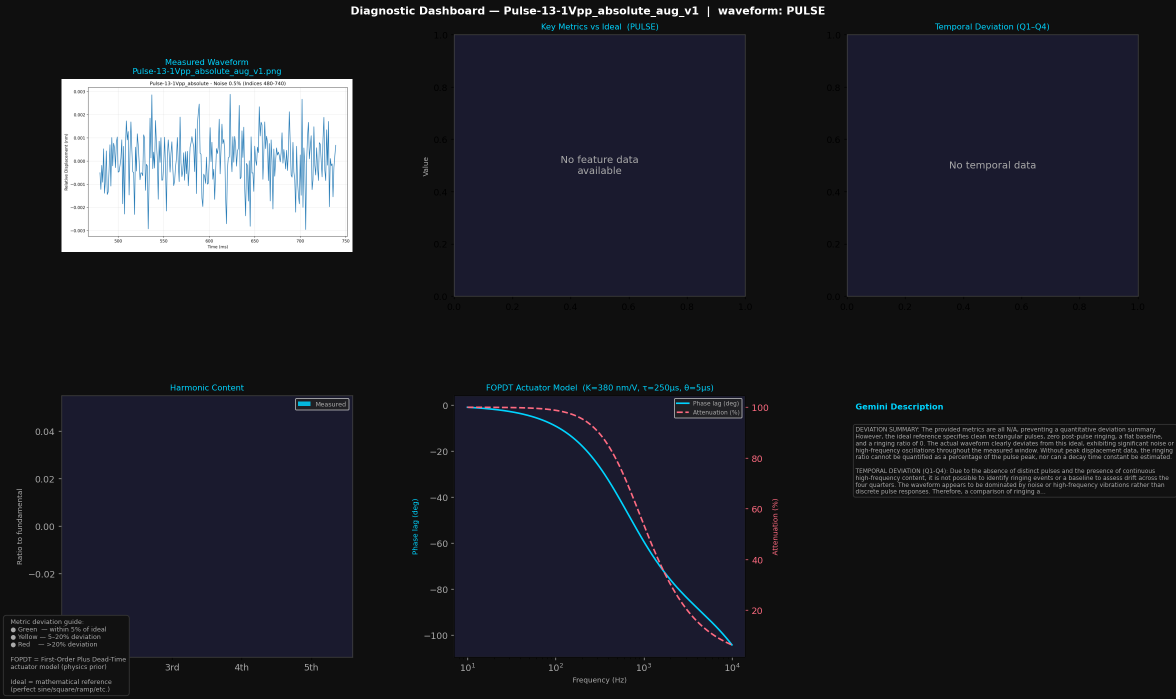
#> input picture Mamballm2/diagnostic_Pulse-13-1Vpp_absolute_aug_v1.png, 2351 x 1398 px (shown at 1/2 size); its folder holds only this picture in this run
$ python visualize_sample.py --image diagnostic_Pulse-13-1Vpp_absolute_aug_v1.png
#> lines starting #> are read from the running program, lines starting #| are printed output that depends on the picture
"""
visualize_sample.py
===================
Diagnostic dashboard for one waveform sample.
Shows the PNG image alongside a visual breakdown of every feature metric
and how it deviates from the mathematical ideal.

Usage:
    python visualize_sample.py
    python visualize_sample.py --image ../vit_mamba/data/train/sine/sine-100Hz-10_absolute_aug_v3.png
    python visualize_sample.py --waveform square --index 0
"""

import argparse
import json
import re
from pathlib import Path

import matplotlib.pyplot as plt
import matplotlib.gridspec as gridspec
import matplotlib.image as mpimg
import numpy as np
import pandas as pd


FEATURES_CSV = "../../Desktop/mamballm/features_v3.csv"


# ── Ideal reference values per waveform ───────────────────────────────────────
#   (value, unit, label)
IDEALS = {
    "sine": [
        ("thd_pct",              0.0,   "%",      "THD"),
        ("sine_residual_pct",    0.0,   "%",      "Sine-fit residual"),
        ("crest_factor",         1.414, "",       "Crest factor"),
        ("harmonic_ratio_2",     0.0,   "",       "2nd harmonic / fund."),
        ("harmonic_ratio_3",     0.0,   "",       "3rd harmonic / fund."),
        ("hysteresis_nm",        0.0,   "nm",     "Hysteresis (pos/neg)"),
        ("half_cycle_asymmetry", 0.0,   "",       "Half-cycle asymmetry"),
    ],
    "square": [
        ("thd_pct",              0.0,   "%",      "THD"),
        ("square_duty_cycle",    0.5,   "",       "Duty cycle"),
        ("square_edge_sharpness",1.0,   "",       "Edge sharpness"),
        ("odd_even_harmonic_ratio", 10.0, "",     "Odd/even harmonic ratio"),
        ("harmonic_ratio_3",     0.333, "",       "3rd harmonic / fund."),
        ("crest_factor",         1.0,   "",       "Crest factor"),
    ],
    "noise": [
        ("spectral_flatness",    1.0,   "",       "Spectral flatness"),
        ("kurtosis",             3.0,   "",       "Kurtosis (Gaussian=3)"),
        ("noise_gaussianity_err",0.0,   "",       "Gaussianity error"),
        ("noise_autocorr_lag1",  0.0,   "",       "Autocorr lag-1"),
        ("crest_factor",         3.5,   "",       "Crest factor"),
        ("spectral_entropy",     None,  "",       "Spectral entropy (higher=better)"),
    ],
    "ramp": [
        ("ramp_rise_linearity",  1.0,   "",       "Rise linearity"),
        ("ramp_fall_linearity",  1.0,   "",       "Fall linearity"),
        ("ramp_asymmetry",       0.0,   "",       "Rise/fall asymmetry"),
        ("thd_pct",              0.0,   "%",      "THD"),
        ("harmonic_ratio_2",     0.5,   "",       "2nd harmonic / fund."),
        ("harmonic_ratio_3",     0.333, "",       "3rd harmonic / fund."),
    ],
    "pulse": [
        ("pulse_ringing_ratio",  0.0,   "",       "Post-pulse ringing ratio"),
        ("pulse_duty_cycle",     None,  "",       "Pulse duty cycle"),
        ("pulse_crest_factor",   None,  "",       "Pulse crest factor"),
        ("kurtosis",             None,  "",       "Kurtosis"),
        ("spectral_entropy",     None,  "",       "Spectral entropy"),
    ],
}

QUARTER_KEYS = [
    ("q1_peak_nm", "q1_mean_nm", "Q1\n480-545ms"),
    ("q2_peak_nm", "q2_mean_nm", "Q2\n545-610ms"),
    ("q3_peak_nm", "q3_mean_nm", "Q3\n610-675ms"),
    ("q4_peak_nm", "q4_mean_nm", "Q4\n675-740ms"),
]


# ── Feature matching ──────────────────────────────────────────────────────────

def _clean_stem(stem: str) -> str:
    s = stem.lower()
    s = re.sub(r'_aug_v\d+$', '', s)
    s = re.sub(r'_orig$', '', s)
    # handle double-frequency prefix (e.g. square_100hz_100hz_8 -> square_100hz_8)
    s = re.sub(r'(\d+hz)[_-]\1', r'\1', s)
    # normalize separators
    s = s.replace('_', '-')
    return s


def load_features(features_csv: str) -> dict:
#> called with features_csv = '../../Desktop/mamballm/features_v3.csv'
    df = pd.read_csv(features_csv)
#> (reads mamballm/features_v3.csv from the repository)
    index = {}
    for _, row in df.iterrows():
        key = _clean_stem(Path(row["filename"]).stem)
        index[key] = row.to_dict()
    return index


def find_features(png_path: str, feat_index: dict):
    key = _clean_stem(Path(png_path).stem)
    return feat_index.get(key)


# ── Detect waveform from path ─────────────────────────────────────────────────

def detect_waveform(png_path: str) -> str:
    parts = Path(png_path).parts
    for part in parts:
        if part.lower() in ("sine", "square", "noise", "ramp", "pulse"):
            return part.lower()
    stem = Path(png_path).stem.lower()
    for w in ("sine", "square", "noise", "ramp", "pulse"):
        if w in stem:
            return w
    return "sine"


# ── Plot ──────────────────────────────────────────────────────────────────────

def plot_dashboard(png_path: str, feat_row: dict | None, waveform: str, description: str | None = None):
#> called with waveform = 'pulse'
    fig = plt.figure(figsize=(18, 11))
    fig.patch.set_facecolor("#0f0f0f")

    gs = gridspec.GridSpec(
        2, 3,
        figure=fig,
        hspace=0.38, wspace=0.35,
        left=0.05, right=0.97, top=0.93, bottom=0.06,
    )

    ax_img    = fig.add_subplot(gs[0, 0])
    ax_dev    = fig.add_subplot(gs[0, 1])
    ax_time   = fig.add_subplot(gs[0, 2])
    ax_harm   = fig.add_subplot(gs[1, 0])
    ax_fopdt  = fig.add_subplot(gs[1, 1])
    ax_desc   = fig.add_subplot(gs[1, 2])

    for ax in [ax_img, ax_dev, ax_time, ax_harm, ax_fopdt, ax_desc]:
        ax.set_facecolor("#1a1a2e")
        for spine in ax.spines.values():
            spine.set_edgecolor("#444")

    ACCENT  = "#00d4ff"
    RED     = "#ff4757"
    GREEN   = "#2ed573"
    YELLOW  = "#ffa502"
    GRAY    = "#aaaaaa"

    # ── Panel 1: Waveform image ──────────────────────────────────────────────
    img = mpimg.imread(png_path)
#> img is the input picture: shape (1398, 2351, 4) float32; mean R, G, B, A 0.135, 0.138, 0.171, 1
    ax_img.imshow(img)
    ax_img.axis("off")
    ax_img.set_title(f"Measured Waveform\n{Path(png_path).name}", color=ACCENT, fontsize=9)

    has_feat = feat_row is not None

    # ── Panel 2: Key metrics vs ideal ────────────────────────────────────────
    ideal_specs = IDEALS.get(waveform, [])
    labels, actuals, ideals_v, colors = [], [], [], []
    for (key, ideal, unit, label) in ideal_specs:
        if ideal is None:
            continue
        val = feat_row.get(key) if has_feat else None
        if val is None or (isinstance(val, float) and np.isnan(val)):
            continue
        labels.append(f"{label}\n(ideal={ideal}{unit})")
        actuals.append(float(val))
        ideals_v.append(float(ideal))
        pct_err = abs(float(val) - float(ideal)) / (abs(float(ideal)) + 1e-9)
        colors.append(RED if pct_err > 0.20 else YELLOW if pct_err > 0.05 else GREEN)

    if labels:
        x = np.arange(len(labels))
        w = 0.35
        ax_dev.bar(x - w/2, actuals, w, label="Measured", color=ACCENT, alpha=0.85)
        ax_dev.bar(x + w/2, ideals_v, w, label="Ideal",    color=GREEN,  alpha=0.60)
        for i, (a, c) in enumerate(zip(actuals, colors)):
            ax_dev.plot(x[i] - w/2, a, "o", color=c, markersize=8, zorder=5)
        ax_dev.set_xticks(x)
        ax_dev.set_xticklabels(labels, fontsize=6.5, color=GRAY, rotation=15, ha="right")
        ax_dev.tick_params(axis="y", colors=GRAY)
        ax_dev.legend(fontsize=7, facecolor="#222", labelcolor=GRAY)
    else:
        ax_dev.text(0.5, 0.5, "No feature data\navailable", transform=ax_dev.transAxes,
                    ha="center", va="center", color=GRAY, fontsize=11)
    ax_dev.set_title(f"Key Metrics vs Ideal  ({waveform.upper()})", color=ACCENT, fontsize=9)
    ax_dev.set_ylabel("Value", color=GRAY, fontsize=8)

    # ── Panel 3: Temporal Q1-Q4 ─────────────────────────────────────────────
    q_labels = [q[2] for q in QUARTER_KEYS]
    q_peaks  = [feat_row.get(q[0]) for q in QUARTER_KEYS] if has_feat else [None]*4
    q_means  = [feat_row.get(q[1]) for q in QUARTER_KEYS] if has_feat else [None]*4
    if any(v is not None for v in q_peaks):
        valid_peaks = [float(v) for v in q_peaks if v is not None and not np.isnan(float(v))]
        avg_peak = np.mean(valid_peaks) if valid_peaks else 0
        ax_time.bar(q_labels, [float(v) if v is not None else 0 for v in q_peaks],
                    color=ACCENT, alpha=0.80, label="Peak (nm)")
        ax_time.axhline(avg_peak, color=YELLOW, linestyle="--", linewidth=1.5, label=f"Avg={avg_peak:.1f} nm")
        ax_time.set_ylabel("Displacement (nm)", color=GRAY, fontsize=8)
        ax_time.tick_params(colors=GRAY)
        ax_time.legend(fontsize=7, facecolor="#222", labelcolor=GRAY)
        drift = feat_row.get("amplitude_drift_nm", None) if has_feat else None
        drift_str = f"  Drift Q1→Q4: {float(drift):.2f} nm" if drift is not None else ""
        ax_time.set_title(f"Temporal Deviation (Q1–Q4){drift_str}", color=ACCENT, fontsize=9)
    else:
        ax_time.text(0.5, 0.5, "No temporal data", transform=ax_time.transAxes,
                     ha="center", va="center", color=GRAY, fontsize=11)
        ax_time.set_title("Temporal Deviation (Q1–Q4)", color=ACCENT, fontsize=9)

    # ── Panel 4: Harmonic content ────────────────────────────────────────────
    harm_keys   = ["harmonic_ratio_2", "harmonic_ratio_3", "harmonic_ratio_4", "harmonic_ratio_5"]
    harm_labels = ["2nd", "3rd", "4th", "5th"]
    harm_ideal  = {"sine":   [0, 0, 0, 0],
                   "square": [0, 0.333, 0, 0.200],
                   "ramp":   [0.500, 0.333, 0.250, 0.200]}.get(waveform, [None]*4)
    harm_vals   = [float(feat_row.get(k, 0) or 0) for k in harm_keys] if has_feat else [0]*4

    x = np.arange(4)
    ax_harm.bar(x, harm_vals, color=ACCENT, alpha=0.85, label="Measured")
    if any(v is not None for v in harm_ideal):
        ax_harm.bar(x, [v if v is not None else 0 for v in harm_ideal],
                    alpha=0.4, color=GREEN, label="Ideal")
    ax_harm.set_xticks(x)
    ax_harm.set_xticklabels(harm_labels, color=GRAY)
    ax_harm.tick_params(axis="y", colors=GRAY)
    ax_harm.set_ylabel("Ratio to fundamental", color=GRAY, fontsize=8)
    ax_harm.set_title("Harmonic Content", color=ACCENT, fontsize=9)
    ax_harm.legend(fontsize=7, facecolor="#222", labelcolor=GRAY)

    # ── Panel 5: FOPDT phase/attenuation ────────────────────────────────────
    freqs   = np.logspace(1, 4, 300)
    tau, theta, K = 250e-6, 5e-6, 380.0
    phase_pred = -(np.arctan(2 * np.pi * freqs * tau) + 2 * np.pi * freqs * theta) * 180 / np.pi
    atten_pred = 1.0 / np.sqrt(1 + (2 * np.pi * freqs * tau) ** 2)

    color2 = "#ff6b81"
    ax_f2 = ax_fopdt.twinx()
    ax_fopdt.semilogx(freqs, phase_pred, color=ACCENT,  linewidth=1.8, label="Phase lag (deg)")
    ax_f2.semilogx(freqs, atten_pred * 100, color=color2, linewidth=1.8, linestyle="--", label="Attenuation (%)")

    if has_feat:
        freq = feat_row.get("dominant_freq_hz")
        meas_phase = feat_row.get("sine_phase_lag_deg")
        pred_phase = feat_row.get("fopdt_phase_lag_deg")
        pred_atten = feat_row.get("fopdt_attenuation")
        if freq and not np.isnan(float(freq)):
            f = float(freq)
            ax_fopdt.axvline(f, color=YELLOW, linestyle=":", linewidth=1.2, label=f"f={f:.0f} Hz")
        if meas_phase and not np.isnan(float(meas_phase)):
            ax_fopdt.axhline(float(meas_phase), color=GREEN,  linestyle="--", linewidth=1.0,
                             label=f"Measured phase={float(meas_phase):.1f}°")
        if pred_phase and not np.isnan(float(pred_phase)):
            ax_fopdt.axhline(float(pred_phase), color=RED,    linestyle="--", linewidth=1.0,
                             label=f"FOPDT pred={float(pred_phase):.1f}°")

    ax_fopdt.set_xlabel("Frequency (Hz)", color=GRAY, fontsize=8)
    ax_fopdt.set_ylabel("Phase lag (deg)", color=ACCENT, fontsize=8)
    ax_f2.set_ylabel("Attenuation (%)", color=color2, fontsize=8)
    ax_fopdt.tick_params(colors=GRAY)
    ax_f2.tick_params(colors=color2)
    ax_fopdt.set_title("FOPDT Actuator Model  (K=380 nm/V, τ=250μs, θ=5μs)", color=ACCENT, fontsize=9)
    lines1, labs1 = ax_fopdt.get_legend_handles_labels()
    lines2, labs2 = ax_f2.get_legend_handles_labels()
    ax_fopdt.legend(lines1 + lines2, labs1 + labs2, fontsize=6.5, facecolor="#222", labelcolor=GRAY)

    # ── Panel 6: Description text ────────────────────────────────────────────
    ax_desc.axis("off")
    if description:
        wrapped = description[:900] + ("..." if len(description) > 900 else "")
    else:
        wrapped = ("No description found in training_data.csv.\n"
                   "Run generate_training_data.py first.")
    ax_desc.text(0.03, 0.97, "Gemini Description", transform=ax_desc.transAxes,
                 color=ACCENT, fontsize=9, fontweight="bold", va="top")
    ax_desc.text(0.03, 0.88, wrapped, transform=ax_desc.transAxes,
                 color=GRAY, fontsize=6.5, va="top", wrap=True,
                 bbox=dict(facecolor="#111", edgecolor="#333", boxstyle="round,pad=0.4"))

    # ── Legend box: what each color means ───────────────────────────────────
    legend_txt = (
        "  Metric deviation guide:\n"
        "  ● Green  — within 5% of ideal\n"
        "  ● Yellow — 5–20% deviation\n"
        "  ● Red    — >20% deviation\n\n"
        "  FOPDT = First-Order Plus Dead-Time\n"
        "  actuator model (physics prior)\n\n"
        "  Ideal = mathematical reference\n"
        "  (perfect sine/square/ramp/etc.)"
    )
    fig.text(0.003, 0.01, legend_txt, color=GRAY, fontsize=7,
             va="bottom", ha="left",
             bbox=dict(facecolor="#111", edgecolor="#333", boxstyle="round,pad=0.5"))

    stem = Path(png_path).stem
    fig.suptitle(f"Diagnostic Dashboard — {stem}  |  waveform: {waveform.upper()}",
                 color="white", fontsize=12, fontweight="bold", y=0.97)

    out_path = f"./diagnostic_{stem[:50]}.png"
    plt.savefig(out_path, dpi=130, bbox_inches="tight", facecolor=fig.get_facecolor())
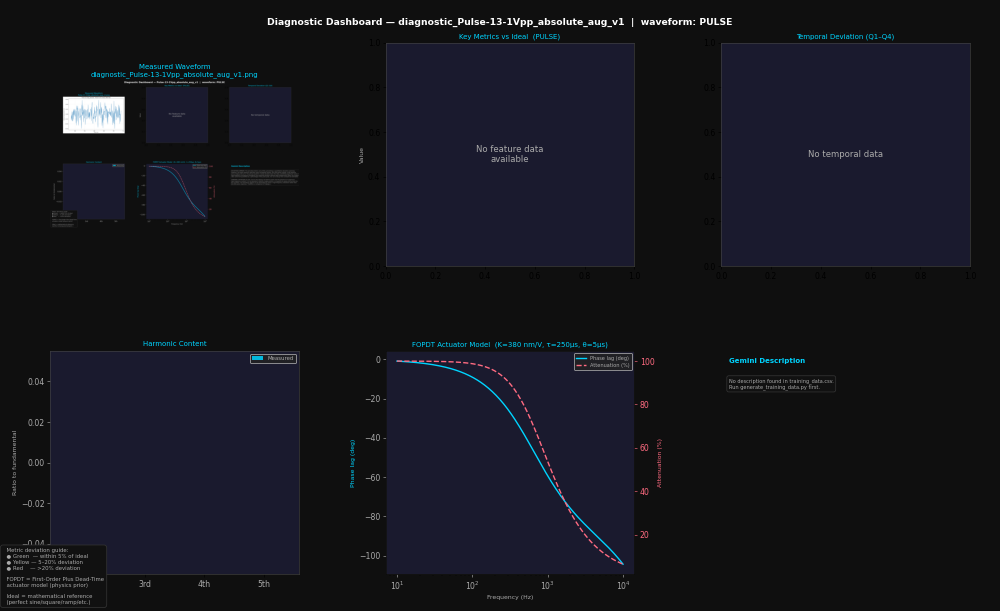
#> figure drawn by matplotlib, 4 panels; panel 3: curve peaks at x = 10, y = -0.918; panel 4: curve peaks at x = 10, y = 99.99
    plt.close()
    print(f"Saved: {out_path}")
    return out_path


# ── Main ──────────────────────────────────────────────────────────────────────

def main():
    parser = argparse.ArgumentParser()
    parser.add_argument("--image",    default=None, help="Path to a specific PNG")
    parser.add_argument("--waveform", default="sine",
                        choices=["sine", "square", "noise", "ramp", "pulse"])
    parser.add_argument("--index",    type=int, default=0,
                        help="Which image of that waveform type to use (0-based)")
    parser.add_argument("--features_csv", default=FEATURES_CSV)
    parser.add_argument("--training_csv", default="./training_data.csv")
    args = parser.parse_args()

    feat_index = load_features(args.features_csv)

    if args.image:
        png_path = args.image
        waveform = detect_waveform(png_path)
    else:
        data_root = Path("../vit_mamba/data")
        candidates = sorted((data_root).rglob(f"*{args.waveform}*/*.png"))
        if not candidates:
            candidates = []
            for split in ["train", "val", "test"]:
                candidates += sorted((data_root / split / args.waveform).glob("*.png"))
        if not candidates:
            raise SystemExit(f"No PNG files found for waveform={args.waveform}")
        idx = min(args.index, len(candidates) - 1)
        png_path = str(candidates[idx])
        waveform = args.waveform

    feat_row = find_features(png_path, feat_index)
    print(f"Image   : {png_path}")
    print(f"Waveform: {waveform}")
    print(f"Features: {'FOUND' if feat_row else 'NOT FOUND (nofeat)'}")

    # Try to load matching description from training_data.csv
    description = None
    try:
        td = pd.read_csv(args.training_csv)
        match = td[td["image_path"].str.endswith(Path(png_path).name)]
        if not match.empty:
            description = match.iloc[0]["description"]
            print(f"Description: found ({len(description)} chars)")
        else:
            print("Description: not found in training_data.csv")
    except Exception:
        pass

    out_path = plot_dashboard(png_path, feat_row, waveform, description)
    print(f"\nOpen the dashboard: open {out_path}")


if __name__ == "__main__":
    main()
